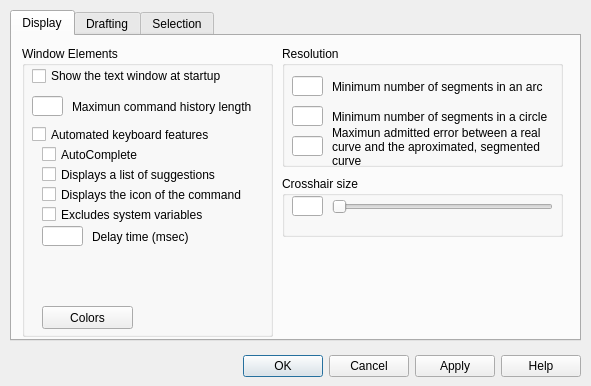
<?xml version="1.0" encoding="UTF-8"?>
<ui version="4.0">
 <class>Options_Dialog</class>
 <widget class="QDialog" name="Options_Dialog">
  <property name="windowModality">
   <enum>Qt::NonModal</enum>
  </property>
  <property name="geometry">
   <rect>
    <x>0</x>
    <y>0</y>
    <width>591</width>
    <height>386</height>
   </rect>
  </property>
  <property name="minimumSize">
   <size>
    <width>591</width>
    <height>386</height>
   </size>
  </property>
  <property name="maximumSize">
   <size>
    <width>591</width>
    <height>386</height>
   </size>
  </property>
  <property name="windowTitle">
   <string>QAD - Options</string>
  </property>
  <property name="sizeGripEnabled">
   <bool>false</bool>
  </property>
  <property name="modal">
   <bool>false</bool>
  </property>
  <widget class="QDialogButtonBox" name="buttonBox">
   <property name="geometry">
    <rect>
     <x>240</x>
     <y>350</y>
     <width>341</width>
     <height>32</height>
    </rect>
   </property>
   <property name="orientation">
    <enum>Qt::Horizontal</enum>
   </property>
   <property name="standardButtons">
    <set>QDialogButtonBox::Apply|QDialogButtonBox::Cancel|QDialogButtonBox::Help|QDialogButtonBox::Ok</set>
   </property>
  </widget>
  <widget class="QTabWidget" name="tabWidget">
   <property name="geometry">
    <rect>
     <x>10</x>
     <y>10</y>
     <width>571</width>
     <height>331</height>
    </rect>
   </property>
   <property name="maximumSize">
    <size>
     <width>16777215</width>
     <height>16777215</height>
    </size>
   </property>
   <property name="currentIndex">
    <number>0</number>
   </property>
   <widget class="QWidget" name="DisplayTab">
    <attribute name="title">
     <string>Display</string>
    </attribute>
    <widget class="QGroupBox" name="groupBox">
     <property name="geometry">
      <rect>
       <x>10</x>
       <y>10</y>
       <width>251</width>
       <height>291</height>
      </rect>
     </property>
     <property name="title">
      <string>Window Elements</string>
     </property>
     <widget class="QPushButton" name="Button_TextWindowColor">
      <property name="geometry">
       <rect>
        <x>20</x>
        <y>260</y>
        <width>91</width>
        <height>23</height>
       </rect>
      </property>
      <property name="toolTip">
       <string>Displays the Drawing Window Colors dialog box. </string>
      </property>
      <property name="text">
       <string>Colors</string>
      </property>
     </widget>
     <widget class="QCheckBox" name="checkBox_INPUTSEARCHOPTIONS_AUTOCOMPLETE">
      <property name="geometry">
       <rect>
        <x>20</x>
        <y>100</y>
        <width>211</width>
        <height>17</height>
       </rect>
      </property>
      <property name="toolTip">
       <string>Automatically appends suggestions as each keystroke is entered after the second keystroke (system variable INPUTSEARCHOPTIONS).</string>
      </property>
      <property name="text">
       <string>AutoComplete</string>
      </property>
     </widget>
     <widget class="QCheckBox" name="checkBox_SHOWTEXTWINDOW">
      <property name="geometry">
       <rect>
        <x>10</x>
        <y>20</y>
        <width>231</width>
        <height>20</height>
       </rect>
      </property>
      <property name="toolTip">
       <string>Show the text window at startup (system variable SHOWTEXTWINDOW).</string>
      </property>
      <property name="text">
       <string>Show the text window at startup</string>
      </property>
     </widget>
     <widget class="QLabel" name="label_4">
      <property name="geometry">
       <rect>
        <x>50</x>
        <y>50</y>
        <width>191</width>
        <height>21</height>
       </rect>
      </property>
      <property name="text">
       <string>Maximun command history length</string>
      </property>
      <property name="wordWrap">
       <bool>true</bool>
      </property>
     </widget>
     <widget class="QLineEdit" name="lineEdit_CMDINPUTHISTORYMAX">
      <property name="geometry">
       <rect>
        <x>10</x>
        <y>50</y>
        <width>31</width>
        <height>20</height>
       </rect>
      </property>
      <property name="toolTip">
       <string>Sets the maximum number of previous input values that are stored for a prompt in a command (system variable CMDINPUTHISTORYMAX).</string>
      </property>
     </widget>
     <widget class="QLineEdit" name="lineEdit_INPUTSEARCHDELAY">
      <property name="geometry">
       <rect>
        <x>20</x>
        <y>180</y>
        <width>41</width>
        <height>20</height>
       </rect>
      </property>
      <property name="toolTip">
       <string>&lt;html&gt;&lt;head/&gt;&lt;body&gt;&lt;p&gt;Controls the amount of time that elapses before automated keyboard features display at the Command prompt.&lt;/p&gt;&lt;p&gt;Valid values are real numbers from 100 to 10,000, which represent milliseconds.&lt;/p&gt;&lt;/body&gt;&lt;/html&gt;</string>
      </property>
     </widget>
     <widget class="QLabel" name="label_INPUTSEARCHDELAY">
      <property name="geometry">
       <rect>
        <x>70</x>
        <y>180</y>
        <width>171</width>
        <height>21</height>
       </rect>
      </property>
      <property name="text">
       <string>Delay time (msec)</string>
      </property>
      <property name="wordWrap">
       <bool>true</bool>
      </property>
     </widget>
     <widget class="QCheckBox" name="checkBox_INPUTSEARCHOPTIONS_ON">
      <property name="geometry">
       <rect>
        <x>10</x>
        <y>80</y>
        <width>231</width>
        <height>17</height>
       </rect>
      </property>
      <property name="toolTip">
       <string>Turns on/off all automated keyboard features when typing at the Command prompt (system variable INPUTSEARCHOPTIONS).</string>
      </property>
      <property name="text">
       <string>Automated keyboard features</string>
      </property>
     </widget>
     <widget class="QCheckBox" name="checkBox_INPUTSEARCHOPTIONS_DISPLAY_LIST">
      <property name="geometry">
       <rect>
        <x>20</x>
        <y>120</y>
        <width>211</width>
        <height>17</height>
       </rect>
      </property>
      <property name="toolTip">
       <string>Displays a list of suggestions as keystrokes are entered (system variable INPUTSEARCHOPTIONS).</string>
      </property>
      <property name="text">
       <string>Displays a list of suggestions</string>
      </property>
     </widget>
     <widget class="QCheckBox" name="checkBox_INPUTSEARCHOPTIONS_DISPLAY_ICON">
      <property name="geometry">
       <rect>
        <x>20</x>
        <y>140</y>
        <width>211</width>
        <height>17</height>
       </rect>
      </property>
      <property name="toolTip">
       <string>Displays the icon of the command or system variable, if available (system variable INPUTSEARCHOPTIONS).</string>
      </property>
      <property name="text">
       <string>Displays the icon of the command</string>
      </property>
     </widget>
     <widget class="QCheckBox" name="checkBox_INPUTSEARCHOPTIONS_EXCLUDE_SYS_VAR">
      <property name="geometry">
       <rect>
        <x>20</x>
        <y>160</y>
        <width>221</width>
        <height>17</height>
       </rect>
      </property>
      <property name="toolTip">
       <string>Excludes the display of system variables (system variable INPUTSEARCHOPTIONS).</string>
      </property>
      <property name="text">
       <string>Excludes system variables</string>
      </property>
     </widget>
    </widget>
    <widget class="QGroupBox" name="groupBox_2">
     <property name="geometry">
      <rect>
       <x>270</x>
       <y>10</y>
       <width>281</width>
       <height>121</height>
      </rect>
     </property>
     <property name="title">
      <string>Resolution</string>
     </property>
     <widget class="QLineEdit" name="lineEdit_ARCMINSEGMENTQTY">
      <property name="geometry">
       <rect>
        <x>10</x>
        <y>30</y>
        <width>31</width>
        <height>20</height>
       </rect>
      </property>
      <property name="toolTip">
       <string>Minimum number of segments to approximate an arc (system variable ARCMINSEGMENTQTY).</string>
      </property>
     </widget>
     <widget class="QLabel" name="label">
      <property name="geometry">
       <rect>
        <x>50</x>
        <y>30</y>
        <width>221</width>
        <height>21</height>
       </rect>
      </property>
      <property name="text">
       <string>Minimum number of segments in an arc</string>
      </property>
      <property name="wordWrap">
       <bool>true</bool>
      </property>
     </widget>
     <widget class="QLabel" name="label_2">
      <property name="geometry">
       <rect>
        <x>50</x>
        <y>60</y>
        <width>221</width>
        <height>21</height>
       </rect>
      </property>
      <property name="toolTip">
       <string>Minimum number of segments to approximate a circle (system variable CIRCLEMINSEGMENTQTY).</string>
      </property>
      <property name="text">
       <string>Minimum number of segments in a circle</string>
      </property>
      <property name="wordWrap">
       <bool>true</bool>
      </property>
     </widget>
     <widget class="QLineEdit" name="lineEdit_CIRCLEMINSEGMENTQTY">
      <property name="geometry">
       <rect>
        <x>10</x>
        <y>60</y>
        <width>31</width>
        <height>20</height>
       </rect>
      </property>
      <property name="toolTip">
       <string>Minimum number of segments to approximate a circle (system variable CIRCLEMINSEGMENTQTY).</string>
      </property>
     </widget>
     <widget class="QLineEdit" name="lineEdit_TOLERANCE2APPROXCURVE">
      <property name="geometry">
       <rect>
        <x>10</x>
        <y>90</y>
        <width>31</width>
        <height>20</height>
       </rect>
      </property>
      <property name="toolTip">
       <string>Maximum error approximating a curve to segments (system variable TOLERANCE2APPROXCURVE).</string>
      </property>
     </widget>
     <widget class="QLabel" name="label_3">
      <property name="geometry">
       <rect>
        <x>50</x>
        <y>80</y>
        <width>221</width>
        <height>41</height>
       </rect>
      </property>
      <property name="text">
       <string>Maximun admitted error between a real curve and the aproximated, segmented curve</string>
      </property>
      <property name="wordWrap">
       <bool>true</bool>
      </property>
     </widget>
    </widget>
    <widget class="QGroupBox" name="groupBox_3">
     <property name="geometry">
      <rect>
       <x>270</x>
       <y>140</y>
       <width>281</width>
       <height>61</height>
      </rect>
     </property>
     <property name="title">
      <string>Crosshair size</string>
     </property>
     <widget class="QLineEdit" name="lineEdit_CURSORSIZE">
      <property name="geometry">
       <rect>
        <x>10</x>
        <y>20</y>
        <width>31</width>
        <height>20</height>
       </rect>
      </property>
      <property name="toolTip">
       <string>Determines the size of the crosshair as a percentage of the screen size (system variable CURSORSIZE).</string>
      </property>
     </widget>
     <widget class="QSlider" name="horizontalSlider_CURSORSIZE">
      <property name="geometry">
       <rect>
        <x>50</x>
        <y>20</y>
        <width>221</width>
        <height>22</height>
       </rect>
      </property>
      <property name="toolTip">
       <string>Determines the size of the crosshair as a percentage of the screen size (system variable CURSORSIZE).</string>
      </property>
      <property name="orientation">
       <enum>Qt::Horizontal</enum>
      </property>
     </widget>
    </widget>
   </widget>
   <widget class="QWidget" name="DraftingTab">
    <attribute name="title">
     <string>Drafting</string>
    </attribute>
    <widget class="QGroupBox" name="groupBox_4">
     <property name="geometry">
      <rect>
       <x>10</x>
       <y>10</y>
       <width>261</width>
       <height>141</height>
      </rect>
     </property>
     <property name="title">
      <string>AutoSnap Settings</string>
     </property>
     <widget class="QCheckBox" name="checkBox_AUTOSNAP_DISPLAY_MARK">
      <property name="geometry">
       <rect>
        <x>10</x>
        <y>20</y>
        <width>241</width>
        <height>17</height>
       </rect>
      </property>
      <property name="toolTip">
       <string>Controls the display of the AutoSnap marker. The marker is a geometric symbol that is displayed when the crosshairs move over a snap point ( AUTOSNAP system variable).</string>
      </property>
      <property name="text">
       <string>Marker</string>
      </property>
     </widget>
     <widget class="QPushButton" name="pushButton_AutoSnapColor">
      <property name="geometry">
       <rect>
        <x>10</x>
        <y>110</y>
        <width>81</width>
        <height>23</height>
       </rect>
      </property>
      <property name="toolTip">
       <string>Displays the Drawing Window Colors dialog box. </string>
      </property>
      <property name="text">
       <string>Colors</string>
      </property>
     </widget>
     <widget class="QCheckBox" name="checkBox_APBOX">
      <property name="geometry">
       <rect>
        <x>10</x>
        <y>80</y>
        <width>241</width>
        <height>17</height>
       </rect>
      </property>
      <property name="toolTip">
       <string>Turns the display of the AutoSnap aperture box on or off.
The aperture box is a box that appears inside the crosshairs when you snap to an object (APBOX system variable).</string>
      </property>
      <property name="text">
       <string>Display AutoSnap aperture box</string>
      </property>
     </widget>
     <widget class="QCheckBox" name="checkBox_AUTOSNAP_DISPLAY_TOOLTIPS">
      <property name="geometry">
       <rect>
        <x>10</x>
        <y>60</y>
        <width>241</width>
        <height>17</height>
       </rect>
      </property>
      <property name="toolTip">
       <string>Controls the display of the AutoSnap tooltip. The tooltip is a label that describes which part of the object you are snapping to (AUTOSNAP system variable).</string>
      </property>
      <property name="text">
       <string>Display AutoSnap tooltip</string>
      </property>
     </widget>
     <widget class="QCheckBox" name="checkBox_AUTOSNAP_MAGNET">
      <property name="geometry">
       <rect>
        <x>10</x>
        <y>40</y>
        <width>241</width>
        <height>17</height>
       </rect>
      </property>
      <property name="toolTip">
       <string>Turns the AutoSnap magnet on or off. The magnet is an automatic movement of the crosshairs that locks the crosshairs onto the nearest snap point (AUTOSNAP system variable).</string>
      </property>
      <property name="text">
       <string>Magnet</string>
      </property>
     </widget>
    </widget>
    <widget class="QGroupBox" name="groupBox_5">
     <property name="geometry">
      <rect>
       <x>280</x>
       <y>10</y>
       <width>271</width>
       <height>71</height>
      </rect>
     </property>
     <property name="title">
      <string>Alignment Point Acquisition</string>
     </property>
     <widget class="QRadioButton" name="radioButton_POLARMODE_AUTO_ACQUIRE">
      <property name="geometry">
       <rect>
        <x>10</x>
        <y>20</y>
        <width>241</width>
        <height>17</height>
       </rect>
      </property>
      <property name="toolTip">
       <string>Displays tracking vectors automatically when the aperture moves over an object snap.</string>
      </property>
      <property name="text">
       <string>Automatic</string>
      </property>
     </widget>
     <widget class="QRadioButton" name="radioButton_POLARMODE_SHIFT_TO_ACQUIRE">
      <property name="geometry">
       <rect>
        <x>10</x>
        <y>40</y>
        <width>241</width>
        <height>17</height>
       </rect>
      </property>
      <property name="toolTip">
       <string>Displays tracking vectors when you press Shift and move the aperture over an object snap.</string>
      </property>
      <property name="text">
       <string>Shift to acquire</string>
      </property>
     </widget>
    </widget>
    <widget class="QGroupBox" name="groupBox_6">
     <property name="geometry">
      <rect>
       <x>10</x>
       <y>160</y>
       <width>261</width>
       <height>81</height>
      </rect>
     </property>
     <property name="title">
      <string>AutoSnap Marker Size</string>
     </property>
     <widget class="QSlider" name="horizontalSlider_AUTOSNAPSIZE">
      <property name="geometry">
       <rect>
        <x>70</x>
        <y>30</y>
        <width>181</width>
        <height>22</height>
       </rect>
      </property>
      <property name="toolTip">
       <string>Sets the display size for the AutoSnap marker.</string>
      </property>
      <property name="orientation">
       <enum>Qt::Horizontal</enum>
      </property>
     </widget>
     <widget class="QWidget" name="widget_AUTOSNAPSIZE" native="true">
      <property name="geometry">
       <rect>
        <x>10</x>
        <y>20</y>
        <width>51</width>
        <height>51</height>
       </rect>
      </property>
     </widget>
    </widget>
    <widget class="QGroupBox" name="groupBox_7">
     <property name="geometry">
      <rect>
       <x>280</x>
       <y>160</y>
       <width>271</width>
       <height>81</height>
      </rect>
     </property>
     <property name="title">
      <string>Aperture Size</string>
     </property>
     <widget class="QSlider" name="horizontalSlider_APERTURE">
      <property name="geometry">
       <rect>
        <x>70</x>
        <y>30</y>
        <width>181</width>
        <height>22</height>
       </rect>
      </property>
      <property name="toolTip">
       <string>Sets the display size for the object snap target box, in pixels (APERTURE system variable).</string>
      </property>
      <property name="orientation">
       <enum>Qt::Horizontal</enum>
      </property>
     </widget>
     <widget class="QWidget" name="widget_APERTURESIZE" native="true">
      <property name="geometry">
       <rect>
        <x>10</x>
        <y>20</y>
        <width>51</width>
        <height>51</height>
       </rect>
      </property>
     </widget>
    </widget>
    <widget class="QPushButton" name="button_DraftingTootipSettings">
     <property name="geometry">
      <rect>
       <x>280</x>
       <y>250</y>
       <width>271</width>
       <height>23</height>
      </rect>
     </property>
     <property name="toolTip">
      <string>Displays the Drafting Tooltip dialog box. </string>
     </property>
     <property name="text">
      <string>Drafting Tootip settings...</string>
     </property>
    </widget>
   </widget>
   <widget class="QWidget" name="SelectionTab">
    <attribute name="title">
     <string>Selection</string>
    </attribute>
    <widget class="QGroupBox" name="groupBox_8">
     <property name="geometry">
      <rect>
       <x>10</x>
       <y>10</y>
       <width>261</width>
       <height>81</height>
      </rect>
     </property>
     <property name="title">
      <string>Pickbox size</string>
     </property>
     <widget class="QSlider" name="horizontalSlider_PICKBOX">
      <property name="geometry">
       <rect>
        <x>70</x>
        <y>30</y>
        <width>181</width>
        <height>22</height>
       </rect>
      </property>
      <property name="toolTip">
       <string>Sets the object selection target height, in pixels (PICKBOX system variable).</string>
      </property>
      <property name="orientation">
       <enum>Qt::Horizontal</enum>
      </property>
     </widget>
     <widget class="QWidget" name="widget_PICKBOX" native="true">
      <property name="geometry">
       <rect>
        <x>10</x>
        <y>20</y>
        <width>51</width>
        <height>51</height>
       </rect>
      </property>
     </widget>
    </widget>
    <widget class="QGroupBox" name="groupBox_9">
     <property name="geometry">
      <rect>
       <x>280</x>
       <y>10</y>
       <width>271</width>
       <height>81</height>
      </rect>
     </property>
     <property name="title">
      <string>Grip size</string>
     </property>
     <widget class="QSlider" name="horizontalSlider_GRIPSIZE">
      <property name="geometry">
       <rect>
        <x>70</x>
        <y>30</y>
        <width>191</width>
        <height>22</height>
       </rect>
      </property>
      <property name="toolTip">
       <string>Sets the size of the grip box in pixels ( GRIPSIZE system variable).</string>
      </property>
      <property name="orientation">
       <enum>Qt::Horizontal</enum>
      </property>
     </widget>
     <widget class="QWidget" name="widget_GRIPSIZE" native="true">
      <property name="geometry">
       <rect>
        <x>10</x>
        <y>20</y>
        <width>51</width>
        <height>51</height>
       </rect>
      </property>
     </widget>
    </widget>
    <widget class="QGroupBox" name="groupBox_10">
     <property name="geometry">
      <rect>
       <x>10</x>
       <y>100</y>
       <width>261</width>
       <height>131</height>
      </rect>
     </property>
     <property name="title">
      <string>Selection modes</string>
     </property>
     <widget class="QCheckBox" name="checkBox_PICKFIRST">
      <property name="geometry">
       <rect>
        <x>10</x>
        <y>20</y>
        <width>241</width>
        <height>17</height>
       </rect>
      </property>
      <property name="toolTip">
       <string>Controls whether you select objects before (noun-verb selection) or after you issue a command (PICKFIRST system variable).</string>
      </property>
      <property name="text">
       <string>Noun/verb selection</string>
      </property>
     </widget>
     <widget class="QCheckBox" name="checkBox_PICKADD">
      <property name="geometry">
       <rect>
        <x>10</x>
        <y>40</y>
        <width>241</width>
        <height>17</height>
       </rect>
      </property>
      <property name="toolTip">
       <string>Controls whether subsequent selections replace the current selection set or add to it (PICKADD system variable).</string>
      </property>
      <property name="text">
       <string>Use Shift to add to selection</string>
      </property>
     </widget>
    </widget>
    <widget class="QGroupBox" name="groupBox_11">
     <property name="geometry">
      <rect>
       <x>280</x>
       <y>100</y>
       <width>271</width>
       <height>131</height>
      </rect>
     </property>
     <property name="title">
      <string>Grips</string>
     </property>
     <widget class="QPushButton" name="button_GripColor">
      <property name="geometry">
       <rect>
        <x>70</x>
        <y>20</y>
        <width>141</width>
        <height>23</height>
       </rect>
      </property>
      <property name="toolTip">
       <string>Displays the Grip Colors dialog box where you can specify the colors for different grip status and elements.</string>
      </property>
      <property name="text">
       <string>Grip Colors...</string>
      </property>
     </widget>
     <widget class="QCheckBox" name="checkBox_GRIPS">
      <property name="geometry">
       <rect>
        <x>10</x>
        <y>50</y>
        <width>251</width>
        <height>17</height>
       </rect>
      </property>
      <property name="toolTip">
       <string>Controls the display of grips on selected objects. Displaying grips in a drawing significantly affects performance. Clear this option to optimize performance ( GRIPS system variable).</string>
      </property>
      <property name="text">
       <string>Shows grips</string>
      </property>
     </widget>
     <widget class="QCheckBox" name="checkBox_GRIPMULTIFUNCTIONAL_ON_DYNAMIC_MENU_AND_HOT_GRIPT">
      <property name="geometry">
       <rect>
        <x>20</x>
        <y>70</y>
        <width>241</width>
        <height>17</height>
       </rect>
      </property>
      <property name="toolTip">
       <string>Controls the display of dynamic menu when pausing over a multi-functional grip (GRIPMULTIFUNCTIONAL system variable).</string>
      </property>
      <property name="text">
       <string>Shows dynamic grip menu</string>
      </property>
     </widget>
     <widget class="QLineEdit" name="lineEdit_GRIPOBJLIMIT">
      <property name="geometry">
       <rect>
        <x>20</x>
        <y>100</y>
        <width>31</width>
        <height>20</height>
       </rect>
      </property>
      <property name="toolTip">
       <string>Suppresses the display of grips when the selection set includes more than the specified number of objects (GRIPOBJLIMIT system variable).</string>
      </property>
     </widget>
     <widget class="QLabel" name="label_GRIPOBJLIMIT">
      <property name="geometry">
       <rect>
        <x>60</x>
        <y>100</y>
        <width>201</width>
        <height>31</height>
       </rect>
      </property>
      <property name="toolTip">
       <string/>
      </property>
      <property name="text">
       <string>Object selection limit for display of grips</string>
      </property>
      <property name="alignment">
       <set>Qt::AlignLeading|Qt::AlignLeft|Qt::AlignTop</set>
      </property>
      <property name="wordWrap">
       <bool>true</bool>
      </property>
     </widget>
    </widget>
   </widget>
  </widget>
 </widget>
 <resources/>
 <connections>
  <connection>
   <sender>buttonBox</sender>
   <signal>accepted()</signal>
   <receiver>Options_Dialog</receiver>
   <slot>ButtonBOX_Accepted()</slot>
   <hints>
    <hint type="sourcelabel">
     <x>330</x>
     <y>361</y>
    </hint>
    <hint type="destinationlabel">
     <x>199</x>
     <y>357</y>
    </hint>
   </hints>
  </connection>
  <connection>
   <sender>buttonBox</sender>
   <signal>clicked(QAbstractButton*)</signal>
   <receiver>Options_Dialog</receiver>
   <slot>ButtonBOX_Apply()</slot>
   <hints>
    <hint type="sourcelabel">
     <x>463</x>
     <y>366</y>
    </hint>
    <hint type="destinationlabel">
     <x>221</x>
     <y>365</y>
    </hint>
   </hints>
  </connection>
  <connection>
   <sender>buttonBox</sender>
   <signal>helpRequested()</signal>
   <receiver>Options_Dialog</receiver>
   <slot>ButtonHELP_Pressed()</slot>
   <hints>
    <hint type="sourcelabel">
     <x>480</x>
     <y>364</y>
    </hint>
    <hint type="destinationlabel">
     <x>235</x>
     <y>372</y>
    </hint>
   </hints>
  </connection>
  <connection>
   <sender>checkBox_INPUTSEARCHOPTIONS_ON</sender>
   <signal>clicked()</signal>
   <receiver>Options_Dialog</receiver>
   <slot>checkBox_INPUTSEARCHOPTIONS_ON_clicked()</slot>
   <hints>
    <hint type="sourcelabel">
     <x>74</x>
     <y>129</y>
    </hint>
    <hint type="destinationlabel">
     <x>14</x>
     <y>354</y>
    </hint>
   </hints>
  </connection>
  <connection>
   <sender>horizontalSlider_CURSORSIZE</sender>
   <signal>sliderMoved(int)</signal>
   <receiver>Options_Dialog</receiver>
   <slot>horizontalSlider_CURSORSIZE_moved()</slot>
   <hints>
    <hint type="sourcelabel">
     <x>445</x>
     <y>213</y>
    </hint>
    <hint type="destinationlabel">
     <x>586</x>
     <y>314</y>
    </hint>
   </hints>
  </connection>
  <connection>
   <sender>lineEdit_CURSORSIZE</sender>
   <signal>textEdited(QString)</signal>
   <receiver>Options_Dialog</receiver>
   <slot>lineEdit_CURSORSIZE_textChanged()</slot>
   <hints>
    <hint type="sourcelabel">
     <x>303</x>
     <y>211</y>
    </hint>
    <hint type="destinationlabel">
     <x>587</x>
     <y>282</y>
    </hint>
   </hints>
  </connection>
  <connection>
   <sender>horizontalSlider_CURSORSIZE</sender>
   <signal>valueChanged(int)</signal>
   <receiver>Options_Dialog</receiver>
   <slot>horizontalSlider_CURSORSIZE_moved()</slot>
   <hints>
    <hint type="sourcelabel">
     <x>487</x>
     <y>213</y>
    </hint>
    <hint type="destinationlabel">
     <x>587</x>
     <y>230</y>
    </hint>
   </hints>
  </connection>
  <connection>
   <sender>horizontalSlider_AUTOSNAPSIZE</sender>
   <signal>valueChanged(int)</signal>
   <receiver>Options_Dialog</receiver>
   <slot>horizontalSlider_AUTOSNAPSIZE_changed()</slot>
   <hints>
    <hint type="sourcelabel">
     <x>120</x>
     <y>230</y>
    </hint>
    <hint type="destinationlabel">
     <x>50</x>
     <y>358</y>
    </hint>
   </hints>
  </connection>
  <connection>
   <sender>horizontalSlider_APERTURE</sender>
   <signal>valueChanged(int)</signal>
   <receiver>Options_Dialog</receiver>
   <slot>horizontalSlider_APERTURE_changed()</slot>
   <hints>
    <hint type="sourcelabel">
     <x>499</x>
     <y>230</y>
    </hint>
    <hint type="destinationlabel">
     <x>584</x>
     <y>264</y>
    </hint>
   </hints>
  </connection>
  <connection>
   <sender>horizontalSlider_PICKBOX</sender>
   <signal>valueChanged(int)</signal>
   <receiver>Options_Dialog</receiver>
   <slot>horizontalSlider_PICKBOX_changed()</slot>
   <hints>
    <hint type="sourcelabel">
     <x>136</x>
     <y>82</y>
    </hint>
    <hint type="destinationlabel">
     <x>113</x>
     <y>354</y>
    </hint>
   </hints>
  </connection>
  <connection>
   <sender>horizontalSlider_GRIPSIZE</sender>
   <signal>valueChanged(int)</signal>
   <receiver>Options_Dialog</receiver>
   <slot>horizontalSlider_GRIPSIZE_changed()</slot>
   <hints>
    <hint type="sourcelabel">
     <x>401</x>
     <y>80</y>
    </hint>
    <hint type="destinationlabel">
     <x>586</x>
     <y>89</y>
    </hint>
   </hints>
  </connection>
  <connection>
   <sender>checkBox_GRIPS</sender>
   <signal>clicked()</signal>
   <receiver>Options_Dialog</receiver>
   <slot>checkBox_GRIPS_ON_clicked()</slot>
   <hints>
    <hint type="sourcelabel">
     <x>347</x>
     <y>190</y>
    </hint>
    <hint type="destinationlabel">
     <x>583</x>
     <y>206</y>
    </hint>
   </hints>
  </connection>
  <connection>
   <sender>button_GripColor</sender>
   <signal>clicked()</signal>
   <receiver>Options_Dialog</receiver>
   <slot>button_GripColor_clicked()</slot>
   <hints>
    <hint type="sourcelabel">
     <x>413</x>
     <y>162</y>
    </hint>
    <hint type="destinationlabel">
     <x>586</x>
     <y>172</y>
    </hint>
   </hints>
  </connection>
  <connection>
   <sender>Button_TextWindowColor</sender>
   <signal>clicked()</signal>
   <receiver>Options_Dialog</receiver>
   <slot>Button_TextWindowColor_clicked()</slot>
   <hints>
    <hint type="sourcelabel">
     <x>94</x>
     <y>316</y>
    </hint>
    <hint type="destinationlabel">
     <x>127</x>
     <y>361</y>
    </hint>
   </hints>
  </connection>
  <connection>
   <sender>pushButton_AutoSnapColor</sender>
   <signal>clicked()</signal>
   <receiver>Options_Dialog</receiver>
   <slot>Button_AutoSnapWindowColor_clicked()</slot>
   <hints>
    <hint type="sourcelabel">
     <x>67</x>
     <y>159</y>
    </hint>
    <hint type="destinationlabel">
     <x>78</x>
     <y>368</y>
    </hint>
   </hints>
  </connection>
  <connection>
   <sender>button_DraftingTootipSettings</sender>
   <signal>clicked()</signal>
   <receiver>Options_Dialog</receiver>
   <slot>button_DraftingTooltipSettings_clicked()</slot>
   <hints>
    <hint type="sourcelabel">
     <x>547</x>
     <y>291</y>
    </hint>
    <hint type="destinationlabel">
     <x>582</x>
     <y>341</y>
    </hint>
   </hints>
  </connection>
 </connections>
 <slots>
  <slot>ButtonBOX_Accepted()</slot>
  <slot>ButtonBOX_Apply()</slot>
  <slot>ButtonHELP_Pressed()</slot>
  <slot>checkBox_INPUTSEARCHOPTIONS_ON_clicked()</slot>
  <slot>horizontalSlider_CURSORSIZE_moved()</slot>
  <slot>lineEdit_CURSORSIZE_textChanged()</slot>
  <slot>horizontalSlider_AUTOSNAPSIZE_changed()</slot>
  <slot>horizontalSlider_APERTURE_changed()</slot>
  <slot>horizontalSlider_PICKBOX_changed()</slot>
  <slot>horizontalSlider_GRIPSIZE_changed()</slot>
  <slot>checkBox_GRIPS_ON_clicked()</slot>
  <slot>button_GripColor_clicked()</slot>
  <slot>Button_TextWindowColor_clicked()</slot>
  <slot>Button_AutoSnapWindowColor_clicked()</slot>
  <slot>button_DraftingTooltipSettings_clicked()</slot>
 </slots>
</ui>
